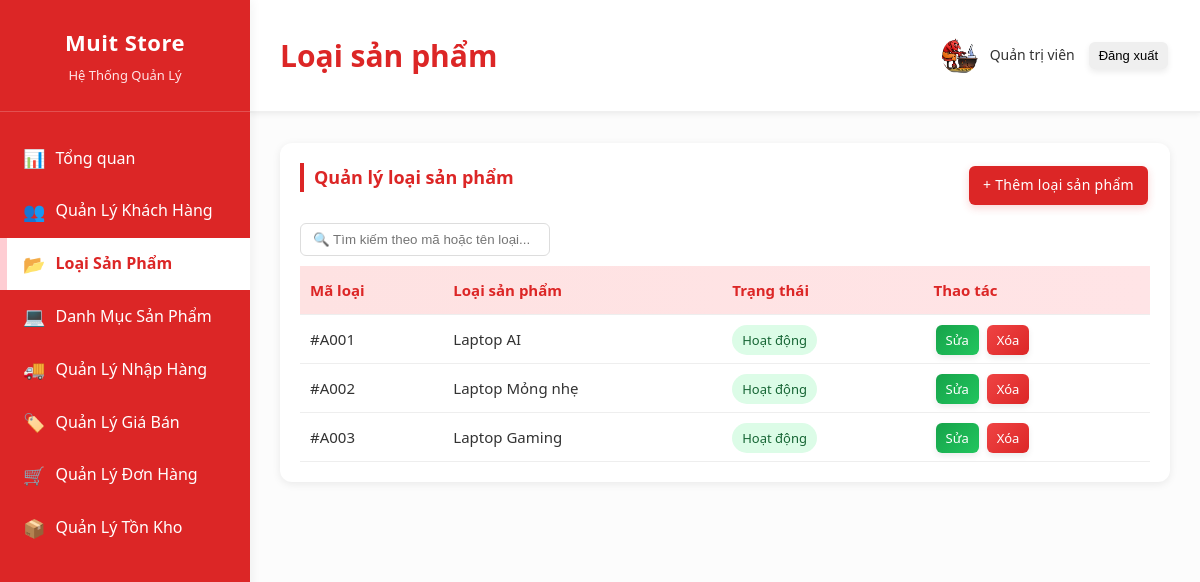
/adminweb/webbb/html/categories.php (signed in), run on the app's committed database.
### tables this page shows
CREATE TABLE `categories` (
  `id`     int(11)      NOT NULL AUTO_INCREMENT,
  `code`   varchar(10)  NOT NULL,
  `name`   varchar(255) NOT NULL,
  `status` tinyint(1)   DEFAULT 1,
  PRIMARY KEY (`id`)
);

### adminweb/webbb/html/categories.php (the view, shortened to what this page needs)
<?php
include("../../../config.php");
$sql = "SELECT * FROM categories ORDER BY id ASC";
$result = $conn->query($sql);
?>
<!doctype html>
<html lang="vi">
<head>
    <link rel="stylesheet" href="../css/style.css" />
</head>
<body>
    <div class="sidebar">
        <div class="logo">
            <h2>Muit Store</h2>
            <p>Hệ Thống Quản Lý</p>
        </div>
        <nav class="menu">
            <a href="index.php" class="menu-item"><span>📊</span> Tổng quan</a>
            <a href="./customers.php" class="menu-item"><span>👥</span> Quản Lý Khách Hàng</a>
            <a href="categories.php" class="menu-item active"><span>📂</span> Loại Sản Phẩm</a>
            <a href="./products.php" class="menu-item"><span>💻</span> Danh Mục Sản Phẩm</a>
            <a href="import.html" class="menu-item"><span>🚚</span> Quản Lý Nhập Hàng</a>
            <a href="price.html" class="menu-item"><span>🏷️</span> Quản Lý Giá Bán</a>
            <a href="orders.html" class="menu-item"><span>🛒</span> Quản Lý Đơn Hàng</a>
            <a href="inventory.html" class="menu-item"><span>📦</span> Quản Lý Tồn Kho</a>
        </nav>
    </div>
    <div class="main-content">
        <div class="top-bar">
            <h1>Loại sản phẩm</h1>
            <div class="info">
                <img src="../img/logo.png" alt="admin" />
                <span><?php echo $_SESSION['adminUser']['name']; ?></span>
                <button onclick="logout()">Đăng xuất</button>
            </div>
        </div>
        <div class="container">
            <div class="card">
                <div class="title">
                    <h3>Quản lý loại sản phẩm</h3>
                    <a href="#popupForm" class="head" onclick="openForm();">+ Thêm loại sản phẩm</a>
                </div>
                <div class="search">
                    <input type="text" id="searchInput" placeholder="🔍 Tìm kiếm theo mã hoặc tên loại..." onkeyup="searchTable()" />
                </div>
                <table id="categoryTable">
                    <thead>
                        <tr>
                            <th>Mã loại</th>
                            <th>Loại sản phẩm</th>
                            <th>Trạng thái</th>
                            <th>Thao tác</th>
                        </tr>
                    </thead>
                    <tbody>
                        <?php if ($result->num_rows > 0): ?>
                            <?php while ($row = $result->fetch_assoc()): ?>
                                <tr>
                                    <td>#<?php echo $row['code']; ?></td>
                                    <td><?php echo $row['name']; ?></td>
                                    <td>
                                        <span class="status <?php echo ($row['status'] ? 'status-active' : 'status-hidden'); ?>">
                                            <?php echo ($row['status'] ? 'Hoạt động' : 'Ẩn'); ?>
                                        </span>
                                    </td>
                                    <td>
                                        <a href="#popupForm" class="sua" onclick="editForm(<?php echo $row['id']; ?>, '<?php echo $row['code']; ?>', '<?php echo $row['name']; ?>', '<?php echo ($row['status'] ? 'Hoạt động' : 'Ẩn'); ?>')">Sửa</a>
                                        <a href="?delete=<?php echo $row['id']; ?>" class="xoa" onclick="return confirm('Bạn có chắc muốn xóa?')">Xóa</a>
                                    </td>
                                </tr>
                            <?php endwhile; ?>
                        <?php else: ?>
                            <tr>
                                <td colspan="4">Chưa có dữ liệu</td>
                            </tr>
                        <?php endif; ?>
                    </tbody>
                </table>
            </div>
        </div>
    </div>
</body>
</html>

### adminweb/webbb/css/style.css (style rules this page uses)
* { margin: 0; padding: 0; box-sizing: border-box; }
html { scroll-behavior: smooth; }
body { font-family: "Segoe UI", Tahoma, Geneva, Verdana, sans-serif; background: #f5f6fa; color: #333; line-height: 1.6; transition: background 0.3s, color 0.3s; }
.sidebar { position: fixed; left: 0; top: 0; width: 250px; height: 100vh; background: #dc2626; overflow-y: auto; z-index: 100; box-shadow: 2px 0 10px rgba(0, 0, 0, 0.05); }
.logo { padding: 25px 20px; background: #dc2626; border-bottom: 1px solid rgba(255, 255, 255, 0.2); text-align: center; }
.logo h2 { color: #fff; font-size: 22px; margin-bottom: 5px; letter-spacing: 0.5px; }
.logo p { color: #ffe4e6; font-size: 13px; }
.menu { padding: 20px 0; }
.menu-item { display: flex; align-items: center; padding: 12px 20px; color: #fff; text-decoration: none; transition: all 0.25s ease; border-left: 3px solid transparent; }
.menu-item span { margin-right: 10px; font-size: 18px; }
.menu-item.active { background: #fff; color: #dc2626; border-left-color: #fecdd3; font-weight: bold; box-shadow: inset 4px 0 0 #fecdd3; }
.main-content { margin-left: 250px; min-height: 100vh; background: #fcfcfc; opacity: 0; transform: translateY(10px); animation: mainContentFadeIn 0.5s ease-out forwards; transition: background 0.3s; }
.top-bar { height: 113px; background: #fff; padding: 20px 30px; border-bottom: 2px solid #f0f0f0; display: flex; justify-content: space-between; align-items: center; box-shadow: 0 2px 5px rgba(0, 0, 0, 0.05); }
.top-bar h1 { font-size: 30px; color: #dc2626; font-weight: bold; }
.search input { padding: 8px 12px; border: 1px solid #ddd; border-radius: 6px; width: 250px; }
.info { display: flex; align-items: center; gap: 12px; font-size: 14px; }
.info img { width: 36px; height: 36px; border-radius: 50%; object-fit: cover; }
.container { padding: 30px; }
.card { background: #fff; border-radius: 12px; padding: 20px; box-shadow: 0 2px 8px rgba(0, 0, 0, 0.08); transition: all 0.3s ease; }
.card h3 { margin-bottom: 16px; color: #dc2626; border-left: 4px solid #dc2626; padding-left: 10px; font-size: 18px; }
table { width: 100%; border-collapse: collapse; font-size: 15px; margin-top: 10px; }
thead { background: linear-gradient(to right, #fee2e2, #ffe4e6); color: #dc2626; text-align: left; }
th, td { padding: 12px 10px; border-bottom: 1px solid #eee; }
.status { padding: 6px 10px; border-radius: 20px; font-weight: 500; font-size: 13px; }
.status-active { background: #dcfce7; color: #166534; }
button, .btn-save, .btn-edit, .complete, .disable, .btn-search, .btn-reset, .sua, .xoa, .lock, .unlock, .head, .luu { padding: 6px 10px; border: none; border-radius: 6px; cursor: pointer; font-weight: 500; transition: all 0.25s ease; margin: 2px; font-size: 13px; box-shadow: 0 3px 6px rgba(0, 0, 0, 0.08); }
.btn-edit, .sua { background: linear-gradient(135deg, #16a34a, #22c55e); color: #fff; }
.xoa, .lock { background: linear-gradient(135deg, #ef4444, #dc2626); color: #fff; }
.head { background: #dc2626; color: #fff; padding: 8px 14px; font-size: 14px; letter-spacing: 0.3px; box-shadow: 0 3px 8px rgba(220, 38, 38, 0.2); text-decoration: none; }
.title { display: flex; justify-content: space-between; align-items: center; margin-bottom: 15px; }

### adminweb/webbb/html/categories.php (style rules this page uses)
a.head, a.sua, a.xoa { text-decoration: none; color: #fff; cursor: pointer; transition: color 0.2s; }

### data on the page
categories: code "A001", name "Laptop AI", status "Hoạt động"
categories: code "A002", name "Laptop Mỏng nhẹ", status "Hoạt động"
categories: code "A003", name "Laptop Gaming", status "Hoạt động"

### other printed values
$_SESSION['adminUser']['name'] "Quản trị viên"
